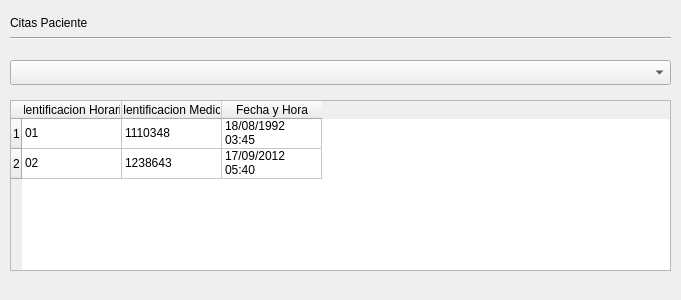
<?xml version="1.0" encoding="UTF-8"?>
<ui version="4.0">
 <class>widgetCitasPaciene</class>
 <widget class="QWidget" name="widgetCitasPaciene">
  <property name="geometry">
   <rect>
    <x>0</x>
    <y>0</y>
    <width>681</width>
    <height>300</height>
   </rect>
  </property>
  <property name="cursor">
   <cursorShape>PointingHandCursor</cursorShape>
  </property>
  <property name="windowTitle">
   <string>Citas Paciente</string>
  </property>
  <widget class="QLabel" name="labelCitasDisponibles">
   <property name="geometry">
    <rect>
     <x>10</x>
     <y>10</y>
     <width>201</width>
     <height>25</height>
    </rect>
   </property>
   <property name="text">
    <string>Citas Paciente</string>
   </property>
  </widget>
  <widget class="QComboBox" name="comboBoxHorariosDisponibles">
   <property name="geometry">
    <rect>
     <x>10</x>
     <y>60</y>
     <width>661</width>
     <height>25</height>
    </rect>
   </property>
  </widget>
  <widget class="QTableWidget" name="tableWidgetHorariosDisponibles">
   <property name="geometry">
    <rect>
     <x>10</x>
     <y>100</y>
     <width>661</width>
     <height>171</height>
    </rect>
   </property>
   <row>
    <property name="text">
     <string>1</string>
    </property>
   </row>
   <row>
    <property name="text">
     <string>2</string>
    </property>
   </row>
   <column>
    <property name="text">
     <string>Identificacion Horario</string>
    </property>
   </column>
   <column>
    <property name="text">
     <string>Identificacion Medico</string>
    </property>
   </column>
   <column>
    <property name="text">
     <string>Fecha y Hora</string>
    </property>
   </column>
   <item row="0" column="0">
    <property name="text">
     <string>01</string>
    </property>
   </item>
   <item row="0" column="1">
    <property name="text">
     <string>1110348</string>
    </property>
   </item>
   <item row="0" column="2">
    <property name="text">
     <string>18/08/1992 03:45</string>
    </property>
   </item>
   <item row="1" column="0">
    <property name="text">
     <string>02</string>
    </property>
   </item>
   <item row="1" column="1">
    <property name="text">
     <string>1238643</string>
    </property>
   </item>
   <item row="1" column="2">
    <property name="text">
     <string>17/09/2012 05:40</string>
    </property>
   </item>
  </widget>
  <widget class="Line" name="lineCitas">
   <property name="geometry">
    <rect>
     <x>10</x>
     <y>30</y>
     <width>661</width>
     <height>16</height>
    </rect>
   </property>
   <property name="orientation">
    <enum>Qt::Horizontal</enum>
   </property>
  </widget>
 </widget>
 <resources/>
 <connections/>
</ui>
